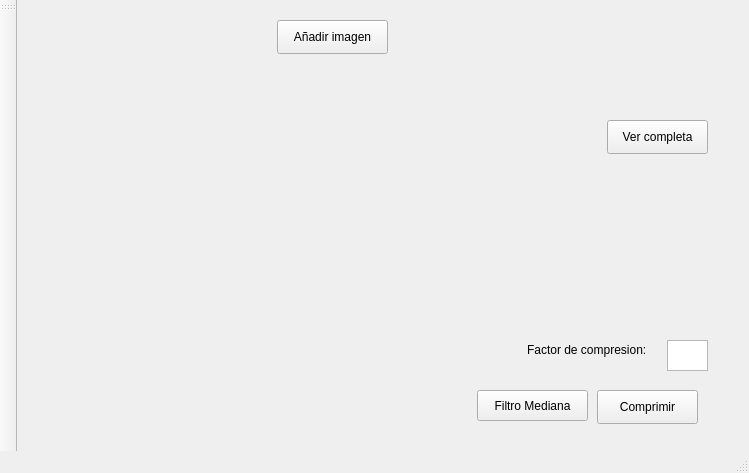
<?xml version="1.0" encoding="UTF-8"?>
<ui version="4.0">
 <class>MainWindow</class>
 <widget class="QMainWindow" name="MainWindow">
  <property name="geometry">
   <rect>
    <x>0</x>
    <y>0</y>
    <width>749</width>
    <height>473</height>
   </rect>
  </property>
  <property name="windowTitle">
   <string>MainWindow</string>
  </property>
  <widget class="QWidget" name="centralWidget">
   <widget class="QPushButton" name="addfile">
    <property name="geometry">
     <rect>
      <x>260</x>
      <y>20</y>
      <width>111</width>
      <height>34</height>
     </rect>
    </property>
    <property name="text">
     <string>Añadir imagen</string>
    </property>
   </widget>
   <widget class="QLabel" name="imgpath">
    <property name="geometry">
     <rect>
      <x>10</x>
      <y>20</y>
      <width>231</width>
      <height>31</height>
     </rect>
    </property>
    <property name="text">
     <string/>
    </property>
   </widget>
   <widget class="QLabel" name="img_2">
    <property name="geometry">
     <rect>
      <x>50</x>
      <y>80</y>
      <width>381</width>
      <height>281</height>
     </rect>
    </property>
    <property name="text">
     <string/>
    </property>
   </widget>
   <widget class="QPushButton" name="completa">
    <property name="geometry">
     <rect>
      <x>590</x>
      <y>120</y>
      <width>101</width>
      <height>34</height>
     </rect>
    </property>
    <property name="text">
     <string>Ver completa</string>
    </property>
   </widget>
   <widget class="QPushButton" name="comprimir">
    <property name="geometry">
     <rect>
      <x>580</x>
      <y>390</y>
      <width>101</width>
      <height>34</height>
     </rect>
    </property>
    <property name="text">
     <string>Comprimir</string>
    </property>
   </widget>
   <widget class="QTextEdit" name="factordecompresion">
    <property name="geometry">
     <rect>
      <x>650</x>
      <y>340</y>
      <width>41</width>
      <height>31</height>
     </rect>
    </property>
   </widget>
   <widget class="QLabel" name="label">
    <property name="geometry">
     <rect>
      <x>510</x>
      <y>340</y>
      <width>141</width>
      <height>20</height>
     </rect>
    </property>
    <property name="text">
     <string>Factor de compresion:</string>
    </property>
   </widget>
   <widget class="QPushButton" name="filtro_medianas">
    <property name="geometry">
     <rect>
      <x>460</x>
      <y>390</y>
      <width>111</width>
      <height>31</height>
     </rect>
    </property>
    <property name="text">
     <string>Filtro Mediana</string>
    </property>
   </widget>
  </widget>
  <widget class="QToolBar" name="mainToolBar">
   <attribute name="toolBarArea">
    <enum>LeftToolBarArea</enum>
   </attribute>
   <attribute name="toolBarBreak">
    <bool>false</bool>
   </attribute>
  </widget>
  <widget class="QStatusBar" name="statusBar"/>
 </widget>
 <layoutdefault spacing="6" margin="11"/>
 <resources/>
 <connections/>
</ui>
